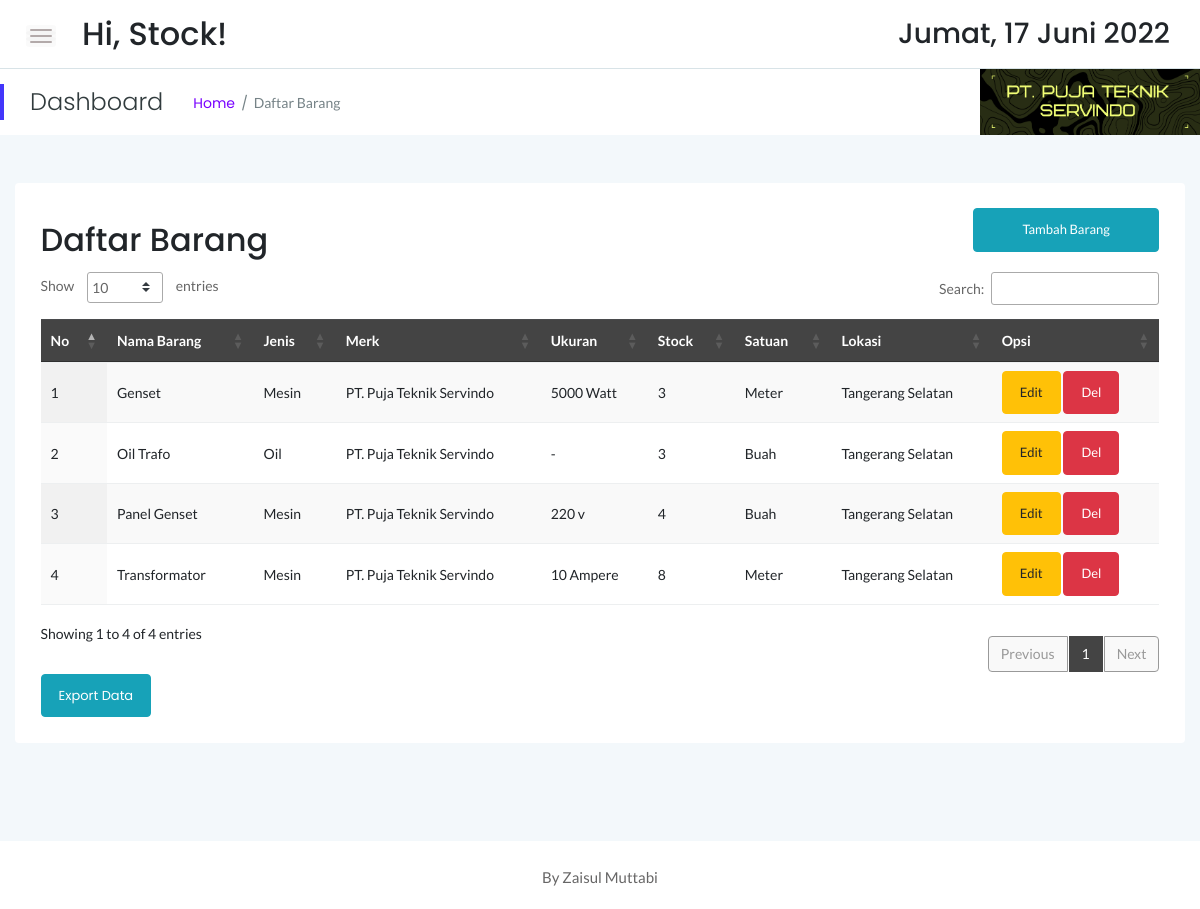
Screenshot of /stock/stock.php (signed in) with the database file from the repository.
### tables this page shows
CREATE TABLE `sstock_brg` (
  `idx` int(11) NOT NULL,
  `nama` varchar(55) NOT NULL,
  `jenis` varchar(30) NOT NULL,
  `merk` varchar(40) NOT NULL,
  `ukuran` varchar(20) NOT NULL,
  `stock` int(12) NOT NULL,
  `satuan` varchar(10) NOT NULL,
  `lokasi` varchar(55) NOT NULL
);

### stock/stock.php (the view, shortened to what this page needs)
<!doctype html>
<html class="no-js" lang="en">
<?php
    include '../dbconnect.php';
	?>
<head>
    <link rel="stylesheet" href="assets/css/bootstrap.min.css">
    <link rel="stylesheet" href="assets/css/font-awesome.min.css">
    <link rel="stylesheet" href="assets/css/themify-icons.css">
    <link rel="stylesheet" href="assets/css/metisMenu.css">
    <link rel="stylesheet" href="assets/css/owl.carousel.min.css">
    <link rel="stylesheet" href="assets/css/slicknav.min.css">
    <link rel="stylesheet" href="https://www.amcharts.com/lib/3/plugins/export/export.css" type="text/css" media="all" />
	<link rel="stylesheet" type="text/css" href="https://cdn.datatables.net/1.10.19/css/jquery.dataTables.min.css">
    <link rel="stylesheet" type="text/css" href="https://cdn.datatables.net/1.10.19/css/jquery.dataTables.css">
    <link rel="stylesheet" type="text/css" href="https://cdn.datatables.net/1.10.18/css/dataTables.bootstrap4.min.css">
    <link rel="stylesheet" type="text/css" href="https://cdn.datatables.net/responsive/2.2.3/css/responsive.bootstrap.min.css">
    <link rel="stylesheet" type="text/css" href="https://cdn.datatables.net/responsive/2.2.3/css/responsive.jqueryui.min.css">
	<link rel="stylesheet" type="text/css" href="https://cdn.datatables.net/buttons/1.5.2/css/buttons.dataTables.min.css">
    <link rel="stylesheet" href="assets/css/typography.css">
    <link rel="stylesheet" href="assets/css/default-css.css">
    <link rel="stylesheet" href="assets/css/styles.css">
    <link rel="stylesheet" href="assets/css/responsive.css">
</head>
<body>
    <div class="page-container">
        <div class="main-content">
            <div class="header-area">
                <div class="row align-items-center">
                    <div class="col-md-6 col-sm-8 clearfix">
                        <div class="nav-btn pull-left">
                            <span></span>
                            <span></span>
                            <span></span>
                        </div>
                        <div class="search-box pull-left">
                            <form action="#">
                                <h2>Hi, <?=$_SESSION['user'];?>!</h2>
                            </form>
                        </div>
                    </div>
                    <div class="col-md-6 col-sm-4 clearfix">
                        <ul class="notification-area pull-right">
                            <li><h3><div class="date">
						</b></div></h3>
						</li>
                        </ul>
                    </div>
                </div>
            </div>
            <div class="page-title-area">
                <div class="row align-items-center">
                    <div class="col-sm-6">
                        <div class="breadcrumbs-area clearfix">
                            <h4 class="page-title pull-left">Dashboard</h4>
                            <ul class="breadcrumbs pull-left">
                                <li><a href="index.php">Home</a></li>
                                <li><span>Daftar Barang</span></li>
                            </ul>
                        </div>
                    </div>
                    <div class="col-sm-6 clearfix">
                        <div class="user-profile pull-right" style="color:black; padding:0px;">
                            <img src="pt_puja.png" width="220px" class="user-name dropdown-toggle" data-toggle="dropdown"\>
                        </div>
                    </div>
                </div>
            </div>
            <div class="main-content-inner">
                <div class="row mt-5 mb-5">
                    <div class="col-12">
                        <div class="card">
                            <div class="card-body">
                                <div class="d-sm-flex justify-content-between align-items-center">
									<h2>Daftar Barang</h2>
									<button style="margin-bottom:20px" data-toggle="modal" data-target="#myModal" class="btn btn-info col-md-2"><span class="glyphicon glyphicon-plus"></span>Tambah Barang</button>
                                </div>
                                    <div class="data-tables datatable-dark">
										 <table id="dataTable3" class="display" style="width:100%"><thead class="thead-dark">
											<tr>
												<th>No</th>
												<th>Nama Barang</th>
												<th>Jenis</th>
												<th>Merk</th>
												<th>Ukuran</th>
												<th>Stock</th>
												<th>Satuan</th>
												<th>Lokasi</th>
												<th>Opsi</th>
											</tr></thead><tbody>
											<?php
											$brgs=mysqli_query($conn,"SELECT * from sstock_brg order by nama ASC");
											$no=1;
											while($p=mysqli_fetch_array($brgs)){
                                                $idb = $p['idx'];
												?>
												<tr>
													<td><?php echo $no++ ?></td>
													<td><?php echo $p['nama'] ?></td>
													<td><?php echo $p['jenis'] ?></td>
													<td><?php echo $p['merk'] ?></td>
													<td><?php echo $p['ukuran'] ?></td>
													<td><?php echo $p['stock'] ?></td>
													<td><?php echo $p['satuan'] ?></td>
													<td><?php echo $p['lokasi'] ?></td>
                                                    <td><button data-toggle="modal" data-target="#edit<?=$idb;?>" class="btn btn-warning">Edit</button> <button data-toggle="modal" data-target="#del<?=$idb;?>" class="btn btn-danger">Del</button></td>
												</tr>
												<?php
											}
											?>
										</tbody>
										</table>
                                    </div>
									<a href="exportstkbhn.php" target="_blank" class="btn btn-info">Export Data</a>
                                </div>
                            </div>
                        </div>
                    </div>
                </div>
            </div>
        </div>
        <footer>
            <div class="footer-area">
                <p>By Zaisul Muttabi</p>
            </div>
        </footer>
</body>
</html>

### rows the page displays
sstock_brg: nama "Genset", jenis "Mesin", merk "PT. Puja Teknik Servindo", ukuran "5000 Watt", stock "3", satuan "Meter", lokasi "Tangerang Selatan"
sstock_brg: nama "Oil Trafo", jenis "Oil", merk "PT. Puja Teknik Servindo", ukuran "-", stock "3", satuan "Buah", lokasi "Tangerang Selatan"
sstock_brg: nama "Panel Genset", jenis "Mesin", merk "PT. Puja Teknik Servindo", ukuran "220 v", stock "4", satuan "Buah", lokasi "Tangerang Selatan"
sstock_brg: nama "Transformator", jenis "Mesin", merk "PT. Puja Teknik Servindo", ukuran "10 Ampere", stock "8", satuan "Meter", lokasi "Tangerang Selatan"

### other values shown
$_SESSION['user'] "Stock"
